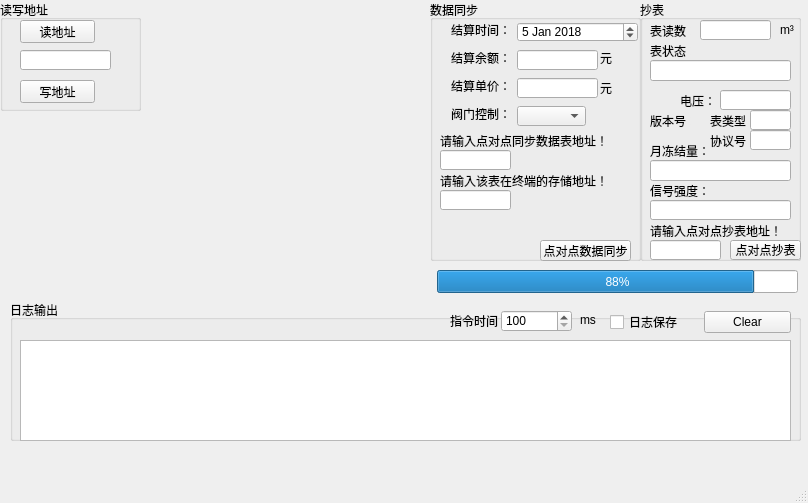
<?xml version="1.0" encoding="UTF-8"?>
<ui version="4.0">
 <class>LoRaTerminal</class>
 <widget class="QMainWindow" name="LoRaTerminal">
  <property name="geometry">
   <rect>
    <x>0</x>
    <y>0</y>
    <width>808</width>
    <height>503</height>
   </rect>
  </property>
  <property name="windowTitle">
   <string>LoRaTerminal</string>
  </property>
  <property name="windowIcon">
   <iconset resource="uarticon.qrc">
    <normaloff>:/new/prefix1/Resources/6_96px_1168279_easyicon.ico</normaloff>:/new/prefix1/Resources/6_96px_1168279_easyicon.ico</iconset>
  </property>
  <widget class="QWidget" name="centralwidget">
   <widget class="QGroupBox" name="groupBox">
    <property name="geometry">
     <rect>
      <x>10</x>
      <y>300</y>
      <width>791</width>
      <height>141</height>
     </rect>
    </property>
    <property name="title">
     <string>日志输出</string>
    </property>
    <widget class="QTextEdit" name="textEditLogPrintf">
     <property name="geometry">
      <rect>
       <x>10</x>
       <y>40</y>
       <width>771</width>
       <height>101</height>
      </rect>
     </property>
    </widget>
    <widget class="QWidget" name="layoutWidget">
     <property name="geometry">
      <rect>
       <x>600</x>
       <y>10</y>
       <width>181</width>
       <height>25</height>
      </rect>
     </property>
     <layout class="QHBoxLayout" name="horizontalLayout">
      <item>
       <widget class="QCheckBox" name="checkBox_savelog">
        <property name="text">
         <string>日志保存</string>
        </property>
       </widget>
      </item>
      <item>
       <widget class="QPushButton" name="pushButton_clearlog">
        <property name="cursor">
         <cursorShape>PointingHandCursor</cursorShape>
        </property>
        <property name="text">
         <string>Clear</string>
        </property>
       </widget>
      </item>
     </layout>
    </widget>
    <widget class="QSpinBox" name="spinBox_CMDtime">
     <property name="geometry">
      <rect>
       <x>491</x>
       <y>10</y>
       <width>71</width>
       <height>22</height>
      </rect>
     </property>
     <property name="minimum">
      <number>100</number>
     </property>
     <property name="maximum">
      <number>60000</number>
     </property>
     <property name="singleStep">
      <number>10</number>
     </property>
    </widget>
    <widget class="QLabel" name="label">
     <property name="geometry">
      <rect>
       <x>440</x>
       <y>10</y>
       <width>51</width>
       <height>21</height>
      </rect>
     </property>
     <property name="text">
      <string>指令时间</string>
     </property>
    </widget>
    <widget class="QLabel" name="label_2">
     <property name="geometry">
      <rect>
       <x>570</x>
       <y>10</y>
       <width>16</width>
       <height>20</height>
      </rect>
     </property>
     <property name="text">
      <string>ms</string>
     </property>
    </widget>
   </widget>
   <widget class="QGroupBox" name="groupBox_4">
    <property name="geometry">
     <rect>
      <x>0</x>
      <y>0</y>
      <width>141</width>
      <height>111</height>
     </rect>
    </property>
    <property name="title">
     <string>读写地址</string>
    </property>
    <widget class="QLineEdit" name="lineEdit_JzqNo">
     <property name="geometry">
      <rect>
       <x>20</x>
       <y>50</y>
       <width>91</width>
       <height>20</height>
      </rect>
     </property>
     <property name="sizePolicy">
      <sizepolicy hsizetype="Fixed" vsizetype="Fixed">
       <horstretch>0</horstretch>
       <verstretch>0</verstretch>
      </sizepolicy>
     </property>
     <property name="toolTip">
      <string>&lt;html&gt;&lt;head/&gt;&lt;body&gt;&lt;p&gt;&lt;span style=&quot; color:#aa0000;&quot;&gt;显示/输入:7个字节通讯地址&lt;/span&gt;&lt;/p&gt;&lt;/body&gt;&lt;/html&gt;</string>
     </property>
     <property name="maxLength">
      <number>14</number>
     </property>
    </widget>
    <widget class="QPushButton" name="pushButton_ReadjzqNo">
     <property name="geometry">
      <rect>
       <x>20</x>
       <y>20</y>
       <width>75</width>
       <height>23</height>
      </rect>
     </property>
     <property name="cursor">
      <cursorShape>PointingHandCursor</cursorShape>
     </property>
     <property name="toolTip">
      <string>&lt;html&gt;&lt;head/&gt;&lt;body&gt;&lt;p&gt;&lt;span style=&quot; color:#aa0000;&quot;&gt;读取终端采集器地址&lt;/span&gt;&lt;/p&gt;&lt;/body&gt;&lt;/html&gt;</string>
     </property>
     <property name="text">
      <string>读地址</string>
     </property>
    </widget>
    <widget class="QPushButton" name="pushButton_WritejzqNo">
     <property name="geometry">
      <rect>
       <x>20</x>
       <y>80</y>
       <width>75</width>
       <height>23</height>
      </rect>
     </property>
     <property name="cursor">
      <cursorShape>PointingHandCursor</cursorShape>
     </property>
     <property name="text">
      <string>写地址</string>
     </property>
    </widget>
   </widget>
   <widget class="QGroupBox" name="groupBox_5">
    <property name="geometry">
     <rect>
      <x>640</x>
      <y>0</y>
      <width>161</width>
      <height>261</height>
     </rect>
    </property>
    <property name="title">
     <string>抄表</string>
    </property>
    <widget class="QLineEdit" name="lineEdit_MT_Data">
     <property name="geometry">
      <rect>
       <x>60</x>
       <y>20</y>
       <width>71</width>
       <height>20</height>
      </rect>
     </property>
    </widget>
    <widget class="QLabel" name="label_14">
     <property name="geometry">
      <rect>
       <x>10</x>
       <y>20</y>
       <width>41</width>
       <height>21</height>
      </rect>
     </property>
     <property name="text">
      <string>表读数：</string>
     </property>
    </widget>
    <widget class="QLabel" name="label_15">
     <property name="geometry">
      <rect>
       <x>140</x>
       <y>20</y>
       <width>16</width>
       <height>20</height>
      </rect>
     </property>
     <property name="text">
      <string>m³</string>
     </property>
    </widget>
    <widget class="QLabel" name="label_16">
     <property name="geometry">
      <rect>
       <x>10</x>
       <y>40</y>
       <width>41</width>
       <height>21</height>
      </rect>
     </property>
     <property name="text">
      <string>表状态：</string>
     </property>
    </widget>
    <widget class="QPushButton" name="BtoBreadMeterButton">
     <property name="geometry">
      <rect>
       <x>90</x>
       <y>240</y>
       <width>71</width>
       <height>20</height>
      </rect>
     </property>
     <property name="cursor">
      <cursorShape>PointingHandCursor</cursorShape>
     </property>
     <property name="text">
      <string>点对点抄表</string>
     </property>
    </widget>
    <widget class="QLineEdit" name="lineEdit_Volatage">
     <property name="geometry">
      <rect>
       <x>80</x>
       <y>90</y>
       <width>71</width>
       <height>20</height>
      </rect>
     </property>
    </widget>
    <widget class="QLabel" name="label_17">
     <property name="geometry">
      <rect>
       <x>40</x>
       <y>90</y>
       <width>31</width>
       <height>21</height>
      </rect>
     </property>
     <property name="text">
      <string>电压：</string>
     </property>
    </widget>
    <widget class="QLabel" name="label_18">
     <property name="geometry">
      <rect>
       <x>10</x>
       <y>110</y>
       <width>41</width>
       <height>21</height>
      </rect>
     </property>
     <property name="text">
      <string>版本号：</string>
     </property>
    </widget>
    <widget class="QLineEdit" name="lineEdit_MT_ver">
     <property name="geometry">
      <rect>
       <x>110</x>
       <y>110</y>
       <width>41</width>
       <height>20</height>
      </rect>
     </property>
    </widget>
    <widget class="QLineEdit" name="lineEdit_Protocol_ver">
     <property name="geometry">
      <rect>
       <x>110</x>
       <y>130</y>
       <width>41</width>
       <height>20</height>
      </rect>
     </property>
    </widget>
    <widget class="QLabel" name="label_19">
     <property name="geometry">
      <rect>
       <x>70</x>
       <y>110</y>
       <width>41</width>
       <height>21</height>
      </rect>
     </property>
     <property name="text">
      <string>表类型</string>
     </property>
    </widget>
    <widget class="QLabel" name="label_20">
     <property name="geometry">
      <rect>
       <x>70</x>
       <y>130</y>
       <width>41</width>
       <height>21</height>
      </rect>
     </property>
     <property name="text">
      <string>协议号</string>
     </property>
    </widget>
    <widget class="QLineEdit" name="lineEdit_DQ_DJL">
     <property name="geometry">
      <rect>
       <x>10</x>
       <y>160</y>
       <width>141</width>
       <height>21</height>
      </rect>
     </property>
    </widget>
    <widget class="QLabel" name="label_21">
     <property name="geometry">
      <rect>
       <x>10</x>
       <y>140</y>
       <width>61</width>
       <height>21</height>
      </rect>
     </property>
     <property name="text">
      <string>月冻结量：</string>
     </property>
    </widget>
    <widget class="QLineEdit" name="lineEdit_BtoBmeterNo_For_ReadMT">
     <property name="geometry">
      <rect>
       <x>10</x>
       <y>240</y>
       <width>71</width>
       <height>20</height>
      </rect>
     </property>
     <property name="maxLength">
      <number>8</number>
     </property>
    </widget>
    <widget class="QLabel" name="label_22">
     <property name="geometry">
      <rect>
       <x>10</x>
       <y>220</y>
       <width>141</width>
       <height>21</height>
      </rect>
     </property>
     <property name="text">
      <string>请输入点对点抄表地址！</string>
     </property>
    </widget>
    <widget class="QLineEdit" name="lineEdit_MT_Status">
     <property name="geometry">
      <rect>
       <x>10</x>
       <y>60</y>
       <width>141</width>
       <height>21</height>
      </rect>
     </property>
    </widget>
    <widget class="QLabel" name="label_29">
     <property name="geometry">
      <rect>
       <x>10</x>
       <y>180</y>
       <width>61</width>
       <height>21</height>
      </rect>
     </property>
     <property name="text">
      <string>信号强度：</string>
     </property>
    </widget>
    <widget class="QLineEdit" name="lineEdit_RSSI">
     <property name="geometry">
      <rect>
       <x>10</x>
       <y>200</y>
       <width>141</width>
       <height>20</height>
      </rect>
     </property>
    </widget>
   </widget>
   <widget class="QGroupBox" name="groupBox_6">
    <property name="geometry">
     <rect>
      <x>430</x>
      <y>0</y>
      <width>211</width>
      <height>261</height>
     </rect>
    </property>
    <property name="title">
     <string>数据同步</string>
    </property>
    <widget class="QLineEdit" name="lineEdit_BtoBmeterNo_For_sys">
     <property name="geometry">
      <rect>
       <x>10</x>
       <y>150</y>
       <width>71</width>
       <height>20</height>
      </rect>
     </property>
     <property name="toolTip">
      <string>&lt;html&gt;&lt;head/&gt;&lt;body&gt;&lt;p&gt;&lt;span style=&quot; color:#aa007f;&quot;&gt;输入4字节表地址，例如：12345678&lt;/span&gt;&lt;/p&gt;&lt;/body&gt;&lt;/html&gt;</string>
     </property>
     <property name="maxLength">
      <number>8</number>
     </property>
    </widget>
    <widget class="QLabel" name="label_27">
     <property name="geometry">
      <rect>
       <x>10</x>
       <y>130</y>
       <width>171</width>
       <height>21</height>
      </rect>
     </property>
     <property name="text">
      <string>请输入点对点同步数据表地址！</string>
     </property>
    </widget>
    <widget class="QLineEdit" name="lineEdit_BtoBSaveNo_For_sys">
     <property name="geometry">
      <rect>
       <x>10</x>
       <y>190</y>
       <width>71</width>
       <height>20</height>
      </rect>
     </property>
     <property name="toolTip">
      <string>&lt;html&gt;&lt;head/&gt;&lt;body&gt;&lt;p&gt;&lt;span style=&quot; color:#aa007f;&quot;&gt;输入2个字节存储地址：例如:1115&lt;/span&gt;&lt;/p&gt;&lt;/body&gt;&lt;/html&gt;</string>
     </property>
     <property name="text">
      <string/>
     </property>
     <property name="maxLength">
      <number>4</number>
     </property>
    </widget>
    <widget class="QLabel" name="label_28">
     <property name="geometry">
      <rect>
       <x>10</x>
       <y>170</y>
       <width>171</width>
       <height>21</height>
      </rect>
     </property>
     <property name="text">
      <string>请输入该表在终端的存储地址！</string>
     </property>
    </widget>
    <widget class="QPushButton" name="pushButton_BToBDataSys">
     <property name="geometry">
      <rect>
       <x>110</x>
       <y>240</y>
       <width>91</width>
       <height>21</height>
      </rect>
     </property>
     <property name="cursor">
      <cursorShape>PointingHandCursor</cursorShape>
     </property>
     <property name="text">
      <string>点对点数据同步</string>
     </property>
    </widget>
    <widget class="QLabel" name="label_3">
     <property name="geometry">
      <rect>
       <x>170</x>
       <y>50</y>
       <width>16</width>
       <height>16</height>
      </rect>
     </property>
     <property name="text">
      <string>元</string>
     </property>
    </widget>
    <widget class="QLabel" name="label_4">
     <property name="geometry">
      <rect>
       <x>170</x>
       <y>80</y>
       <width>16</width>
       <height>16</height>
      </rect>
     </property>
     <property name="text">
      <string>元</string>
     </property>
    </widget>
    <widget class="QLabel" name="label_25">
     <property name="geometry">
      <rect>
       <x>21</x>
       <y>78</y>
       <width>60</width>
       <height>16</height>
      </rect>
     </property>
     <property name="text">
      <string>结算单价：</string>
     </property>
    </widget>
    <widget class="QLineEdit" name="lineEdit_PriceMoney">
     <property name="geometry">
      <rect>
       <x>87</x>
       <y>78</y>
       <width>81</width>
       <height>20</height>
      </rect>
     </property>
     <property name="toolTip">
      <string>&lt;html&gt;&lt;head/&gt;&lt;body&gt;&lt;p&gt;&lt;span style=&quot; color:#aa007f;&quot;&gt;例如：2.54元&lt;/span&gt;&lt;/p&gt;&lt;/body&gt;&lt;/html&gt;</string>
     </property>
    </widget>
    <widget class="QLabel" name="label_24">
     <property name="geometry">
      <rect>
       <x>21</x>
       <y>50</y>
       <width>60</width>
       <height>16</height>
      </rect>
     </property>
     <property name="text">
      <string>结算余额：</string>
     </property>
    </widget>
    <widget class="QLineEdit" name="lineEdit_BalanceMoney">
     <property name="geometry">
      <rect>
       <x>87</x>
       <y>50</y>
       <width>81</width>
       <height>20</height>
      </rect>
     </property>
     <property name="toolTip">
      <string>&lt;html&gt;&lt;head/&gt;&lt;body&gt;&lt;p&gt;&lt;span style=&quot; color:#aa00ff;&quot;&gt;例如：25.54元&lt;/span&gt;&lt;/p&gt;&lt;/body&gt;&lt;/html&gt;</string>
     </property>
    </widget>
    <widget class="QLabel" name="label_23">
     <property name="geometry">
      <rect>
       <x>21</x>
       <y>22</y>
       <width>60</width>
       <height>16</height>
      </rect>
     </property>
     <property name="text">
      <string>结算时间：</string>
     </property>
    </widget>
    <widget class="QDateEdit" name="dateEdit_Balance">
     <property name="geometry">
      <rect>
       <x>87</x>
       <y>22</y>
       <width>121</width>
       <height>20</height>
      </rect>
     </property>
     <property name="inputMethodHints">
      <set>Qt::ImhPreferNumbers</set>
     </property>
     <property name="calendarPopup">
      <bool>false</bool>
     </property>
     <property name="date">
      <date>
       <year>2018</year>
       <month>1</month>
       <day>5</day>
      </date>
     </property>
    </widget>
    <widget class="QLabel" name="label_26">
     <property name="geometry">
      <rect>
       <x>21</x>
       <y>106</y>
       <width>60</width>
       <height>16</height>
      </rect>
     </property>
     <property name="text">
      <string>阀门控制：</string>
     </property>
    </widget>
    <widget class="QComboBox" name="comboBox_Gatecont_SYS">
     <property name="geometry">
      <rect>
       <x>87</x>
       <y>106</y>
       <width>69</width>
       <height>20</height>
      </rect>
     </property>
    </widget>
   </widget>
   <widget class="QProgressBar" name="progressBar_BtoB">
    <property name="geometry">
     <rect>
      <x>437</x>
      <y>270</y>
      <width>361</width>
      <height>23</height>
     </rect>
    </property>
    <property name="maximum">
     <number>100</number>
    </property>
    <property name="value">
     <number>88</number>
    </property>
    <property name="textVisible">
     <bool>true</bool>
    </property>
    <property name="format">
     <string>%p%</string>
    </property>
   </widget>
  </widget>
  <widget class="QMenuBar" name="menubar">
   <property name="geometry">
    <rect>
     <x>0</x>
     <y>0</y>
     <width>808</width>
     <height>23</height>
    </rect>
   </property>
  </widget>
  <widget class="QStatusBar" name="statusbar"/>
 </widget>
 <resources>
  <include location="uarticon.qrc"/>
 </resources>
 <connections/>
</ui>
